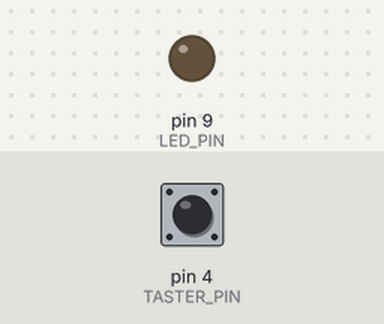
The sketch below on a simulated Arduino Uno, built with avr-gcc and run on an emulated ATmega328P. Parts: output pins drawn as LEDs (lit = HIGH). The inputs (shaded band) are chosen by the test bench; at power-on: pin 4 (TASTER_PIN) HIGH.

Above: at 1.2 s.
1.3 s: pin 4 (TASTER_PIN) pulled LOW for 0.15 s
At 1.37 s:
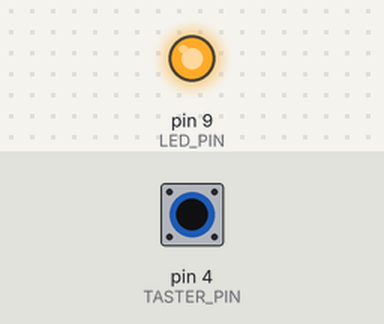
2.9 s: pin 4 (TASTER_PIN) pulled LOW for 3.2 s
At 7.4 s:
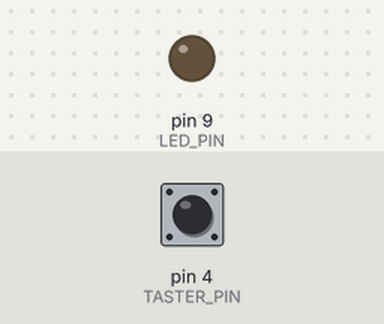
Timing chart, 0 to 8.9 s (numbered marks = the images above; inputs shaded):
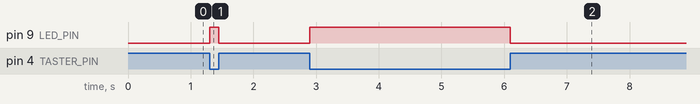

Measured:
- after the input at 1.3 s, pin 9 (LED_PIN): LOW → HIGH at once, → LOW 0.15 s later
- after the input at 2.9 s, pin 9 (LED_PIN): LOW → HIGH at once, → LOW 3.2 s later

The sketch:

digital-input-pullup.ino
```cpp
/*
 * Digital Input with internal Pull-Up (Taster + LED)
 *
 * Pin 9: ---[470]--|>|--(GND)
 *
 * Pin 4: ---o\o--------(GND)
 *
 * The internal pull-up resistor keeps Pin 4 HIGH while the
 * button is open. Pressing the button pulls Pin 4 to LOW.
 */

const int LED_PIN    = 9;
const int TASTER_PIN = 4;

void setup()
{
  pinMode(LED_PIN, OUTPUT);
  pinMode(TASTER_PIN, INPUT_PULLUP);
}

void loop()
{
    int state = digitalRead(TASTER_PIN);

    if(state == LOW)                    // button pressed (active low)
      digitalWrite(LED_PIN, HIGH);
    else
      digitalWrite(LED_PIN, LOW);
}
```
